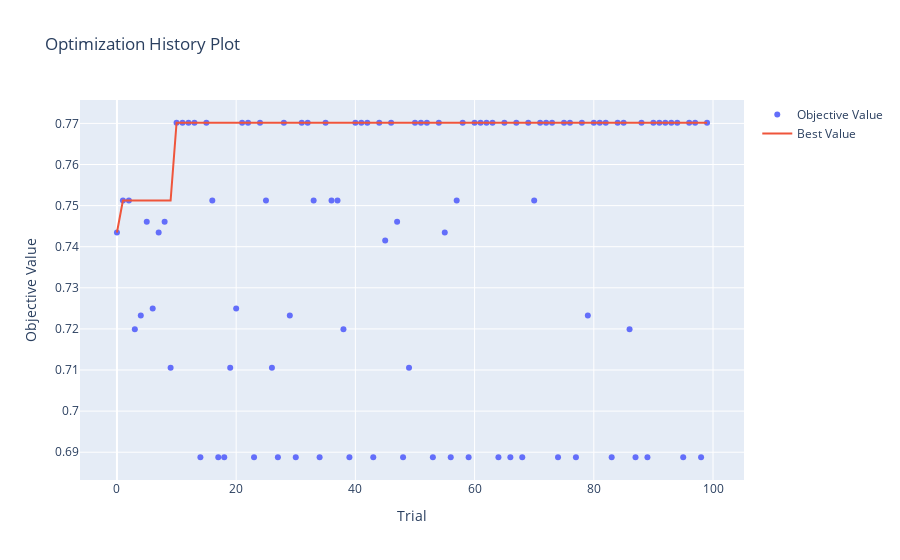

This figure's notebook cell:
### Code cell
optuna.visualization.plot_optimization_history(study_test)
